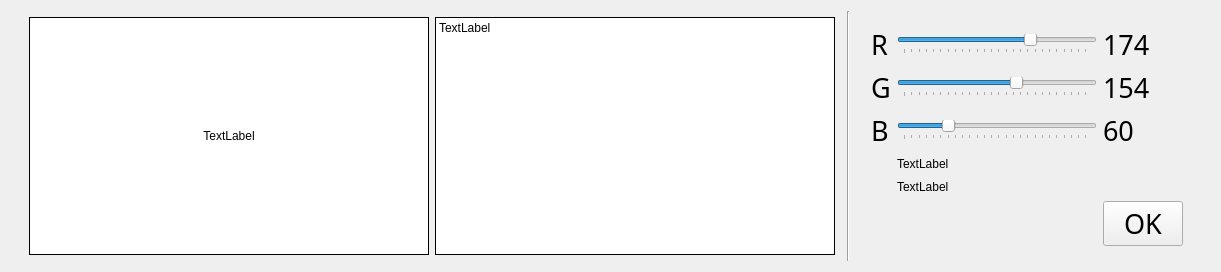
      <widget class="QWidget" name="showImageRGB">
       <layout class="QHBoxLayout" name="horizontalLayout_8">
        <item>
         <layout class="QHBoxLayout" name="horizontalLayout_14" stretch="5,0,1">
          <property name="leftMargin">
           <number>12</number>
          </property>
          <property name="rightMargin">
           <number>12</number>
          </property>
          <item>
           <layout class="QHBoxLayout" name="horizontalLayout_12" stretch="0,1">
            <property name="sizeConstraint">
             <enum>QLayout::SetDefaultConstraint</enum>
            </property>
            <property name="leftMargin">
             <number>6</number>
            </property>
            <property name="topMargin">
             <number>6</number>
            </property>
            <property name="rightMargin">
             <number>6</number>
            </property>
            <property name="bottomMargin">
             <number>6</number>
            </property>
            <item>
             <widget class="QLabel" name="originImage">
              <property name="sizePolicy">
               <sizepolicy hsizetype="Fixed" vsizetype="Fixed">
                <horstretch>0</horstretch>
                <verstretch>0</verstretch>
               </sizepolicy>
              </property>
              <property name="minimumSize">
               <size>
                <width>400</width>
                <height>0</height>
               </size>
              </property>
              <property name="maximumSize">
               <size>
                <width>16777215</width>
                <height>1080</height>
               </size>
              </property>
              <property name="mouseTracking">
               <bool>false</bool>
              </property>
              <property name="styleSheet">
               <string notr="true">background-color: rgb(255, 255, 255);</string>
              </property>
              <property name="frameShape">
               <enum>QFrame::Box</enum>
              </property>
              <property name="text">
               <string>TextLabel</string>
              </property>
              <property name="scaledContents">
               <bool>true</bool>
              </property>
              <property name="alignment">
               <set>Qt::AlignCenter</set>
              </property>
             </widget>
            </item>
            <item>
             <widget class="MouseEvent" name="starIImage">
              <property name="sizePolicy">
               <sizepolicy hsizetype="Fixed" vsizetype="Fixed">
                <horstretch>0</horstretch>
                <verstretch>0</verstretch>
               </sizepolicy>
              </property>
              <property name="minimumSize">
               <size>
                <width>400</width>
                <height>0</height>
               </size>
              </property>
              <property name="maximumSize">
               <size>
                <width>16777215</width>
                <height>1080</height>
               </size>
              </property>
              <property name="mouseTracking">
               <bool>true</bool>
              </property>
              <property name="autoFillBackground">
               <bool>false</bool>
              </property>
              <property name="styleSheet">
               <string notr="true">background-color: rgb(255, 255, 255);</string>
              </property>
              <property name="frameShape">
               <enum>QFrame::Box</enum>
              </property>
              <property name="text">
               <string>TextLabel</string>
              </property>
              <property name="scaledContents">
               <bool>true</bool>
              </property>
              <property name="alignment">
               <set>Qt::AlignLeading|Qt::AlignLeft|Qt::AlignTop</set>
              </property>
             </widget>
            </item>
           </layout>
          </item>
          <item>
           <widget class="Line" name="line_2">
            <property name="orientation">
             <enum>Qt::Vertical</enum>
            </property>
           </widget>
          </item>
          <item>
           <layout class="QGridLayout" name="gridLayout_4">
            <property name="sizeConstraint">
             <enum>QLayout::SetMaximumSize</enum>
            </property>
            <property name="leftMargin">
             <number>15</number>
            </property>
            <property name="topMargin">
             <number>15</number>
            </property>
            <property name="rightMargin">
             <number>15</number>
            </property>
            <property name="bottomMargin">
             <number>15</number>
            </property>
            <item row="1" column="3">
             <widget class="QSlider" name="G">
              <property name="minimumSize">
               <size>
                <width>20</width>
                <height>0</height>
               </size>
              </property>
              <property name="maximumSize">
               <size>
                <width>200</width>
                <height>16777215</height>
               </size>
              </property>
              <property name="maximum">
               <number>255</number>
              </property>
              <property name="value">
               <number>154</number>
              </property>
              <property name="tracking">
               <bool>false</bool>
              </property>
              <property name="orientation">
               <enum>Qt::Horizontal</enum>
              </property>
              <property name="tickPosition">
               <enum>QSlider::TicksBelow</enum>
              </property>
             </widget>
            </item>
            <item row="2" column="3">
             <widget class="QSlider" name="B">
              <property name="minimumSize">
               <size>
                <width>20</width>
                <height>0</height>
               </size>
              </property>
              <property name="maximumSize">
               <size>
                <width>200</width>
                <height>16777215</height>
               </size>
              </property>
              <property name="autoFillBackground">
               <bool>false</bool>
              </property>
              <property name="maximum">
               <number>255</number>
              </property>
              <property name="value">
               <number>60</number>
              </property>
              <property name="tracking">
               <bool>false</bool>
              </property>
              <property name="orientation">
               <enum>Qt::Horizontal</enum>
              </property>
              <property name="tickPosition">
               <enum>QSlider::TicksBelow</enum>
              </property>
             </widget>
            </item>
            <item row="0" column="0" colspan="3">
             <widget class="QLabel" name="Rlabel">
              <property name="sizePolicy">
               <sizepolicy hsizetype="Fixed" vsizetype="Preferred">
                <horstretch>0</horstretch>
                <verstretch>0</verstretch>
               </sizepolicy>
              </property>
              <property name="font">
               <font>
                <family>源泉圓體 M</family>
                <pointsize>20</pointsize>
               </font>
              </property>
              <property name="text">
               <string>R</string>
              </property>
             </widget>
            </item>
            <item row="2" column="0" colspan="3">
             <widget class="QLabel" name="Blabel">
              <property name="font">
               <font>
                <family>源泉圓體 M</family>
                <pointsize>20</pointsize>
               </font>
              </property>
              <property name="text">
               <string>B</string>
              </property>
             </widget>
            </item>
            <item row="5" column="4" colspan="3">
             <widget class="QPushButton" name="ok">
              <property name="font">
               <font>
                <family>源泉圓體 M</family>
                <pointsize>20</pointsize>
               </font>
              </property>
              <property name="text">
               <string>OK</string>
              </property>
             </widget>
            </item>
            <item row="1" column="4" colspan="3">
             <widget class="QLabel" name="Glabel_2">
              <property name="sizePolicy">
               <sizepolicy hsizetype="Fixed" vsizetype="Preferred">
                <horstretch>0</horstretch>
                <verstretch>0</verstretch>
               </sizepolicy>
              </property>
              <property name="minimumSize">
               <size>
                <width>50</width>
                <height>0</height>
               </size>
              </property>
              <property name="maximumSize">
               <size>
                <width>50</width>
                <height>16777215</height>
               </size>
              </property>
              <property name="font">
               <font>
                <family>源泉圓體 M</family>
                <pointsize>20</pointsize>
               </font>
              </property>
              <property name="text">
               <string>154</string>
              </property>
             </widget>
            </item>
            <item row="1" column="0" colspan="3">
             <widget class="QLabel" name="Glabel">
              <property name="sizePolicy">
               <sizepolicy hsizetype="Fixed" vsizetype="Preferred">
                <horstretch>0</horstretch>
                <verstretch>0</verstretch>
               </sizepolicy>
              </property>
              <property name="font">
               <font>
                <family>源泉圓體 M</family>
                <pointsize>20</pointsize>
               </font>
              </property>
              <property name="text">
               <string>G</string>
              </property>
             </widget>
            </item>
            <item row="0" column="3">
             <widget class="QSlider" name="R">
              <property name="minimumSize">
               <size>
                <width>200</width>
                <height>0</height>
               </size>
              </property>
              <property name="maximumSize">
               <size>
                <width>200</width>
                <height>16777215</height>
               </size>
              </property>
              <property name="maximum">
               <number>255</number>
              </property>
              <property name="value">
               <number>174</number>
              </property>
              <property name="tracking">
               <bool>false</bool>
              </property>
              <property name="orientation">
               <enum>Qt::Horizontal</enum>
              </property>
              <property name="tickPosition">
               <enum>QSlider::TicksBelow</enum>
              </property>
             </widget>
            </item>
            <item row="4" column="3">
             <widget class="QLabel" name="lblMouse_Current_Event">
              <property name="text">
               <string>TextLabel</string>
              </property>
             </widget>
            </item>
            <item row="2" column="4" colspan="3">
             <widget class="QLabel" name="Blabel_2">
              <property name="sizePolicy">
               <sizepolicy hsizetype="Fixed" vsizetype="Preferred">
                <horstretch>0</horstretch>
                <verstretch>0</verstretch>
               </sizepolicy>
              </property>
              <property name="minimumSize">
               <size>
                <width>50</width>
                <height>0</height>
               </size>
              </property>
              <property name="maximumSize">
               <size>
                <width>50</width>
                <height>16777215</height>
               </size>
              </property>
              <property name="font">
               <font>
                <family>源泉圓體 M</family>
                <pointsize>20</pointsize>
               </font>
              </property>
              <property name="text">
               <string>60</string>
              </property>
             </widget>
            </item>
            <item row="0" column="4" colspan="3">
             <widget class="QLabel" name="Rlabel_2">
              <property name="sizePolicy">
               <sizepolicy hsizetype="Fixed" vsizetype="Preferred">
                <horstretch>0</horstretch>
                <verstretch>0</verstretch>
               </sizepolicy>
              </property>
              <property name="minimumSize">
               <size>
                <width>50</width>
                <height>0</height>
               </size>
              </property>
              <property name="maximumSize">
               <size>
                <width>50</width>
                <height>16777215</height>
               </size>
              </property>
              <property name="font">
               <font>
                <family>源泉圓體 M</family>
                <pointsize>20</pointsize>
               </font>
              </property>
              <property name="text">
               <string>174</string>
              </property>
             </widget>
            </item>
            <item row="3" column="3">
             <widget class="QLabel" name="lblMouse_Current_Pos">
              <property name="text">
               <string>TextLabel</string>
              </property>
             </widget>
            </item>
            <item row="3" column="0" rowspan="2" colspan="3">
             <spacer name="verticalSpacer">
              <property name="orientation">
               <enum>Qt::Vertical</enum>
              </property>
              <property name="sizeHint" stdset="0">
               <size>
                <width>20</width>
                <height>40</height>
               </size>
              </property>
             </spacer>
            </item>
            <item row="3" column="4" rowspan="2" colspan="3">
             <spacer name="verticalSpacer_3">
              <property name="orientation">
               <enum>Qt::Vertical</enum>
              </property>
              <property name="sizeType">
               <enum>QSizePolicy::Expanding</enum>
              </property>
              <property name="sizeHint" stdset="0">
               <size>
                <width>13</width>
                <height>40</height>
               </size>
              </property>
             </spacer>
            </item>
           </layout>
          </item>
         </layout>
        </item>
       </layout>
      </widget>
